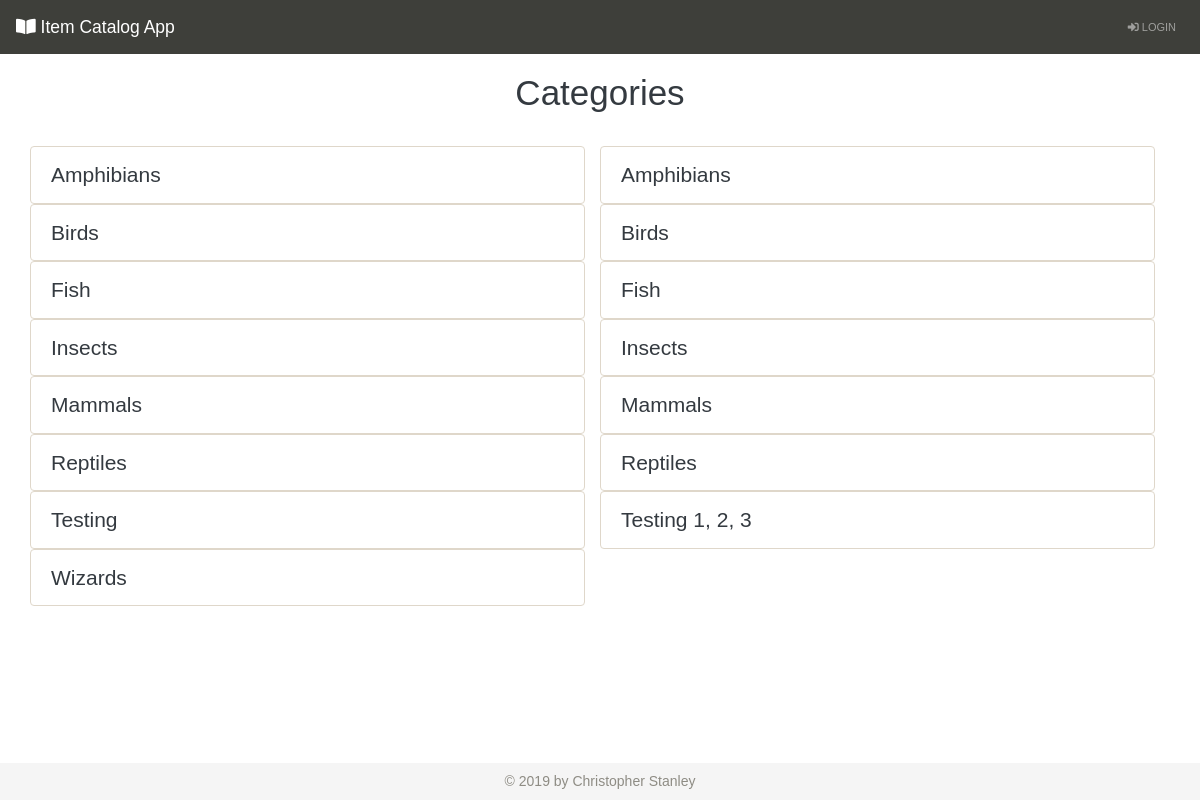
The page /categories/ on the database as committed earlier.
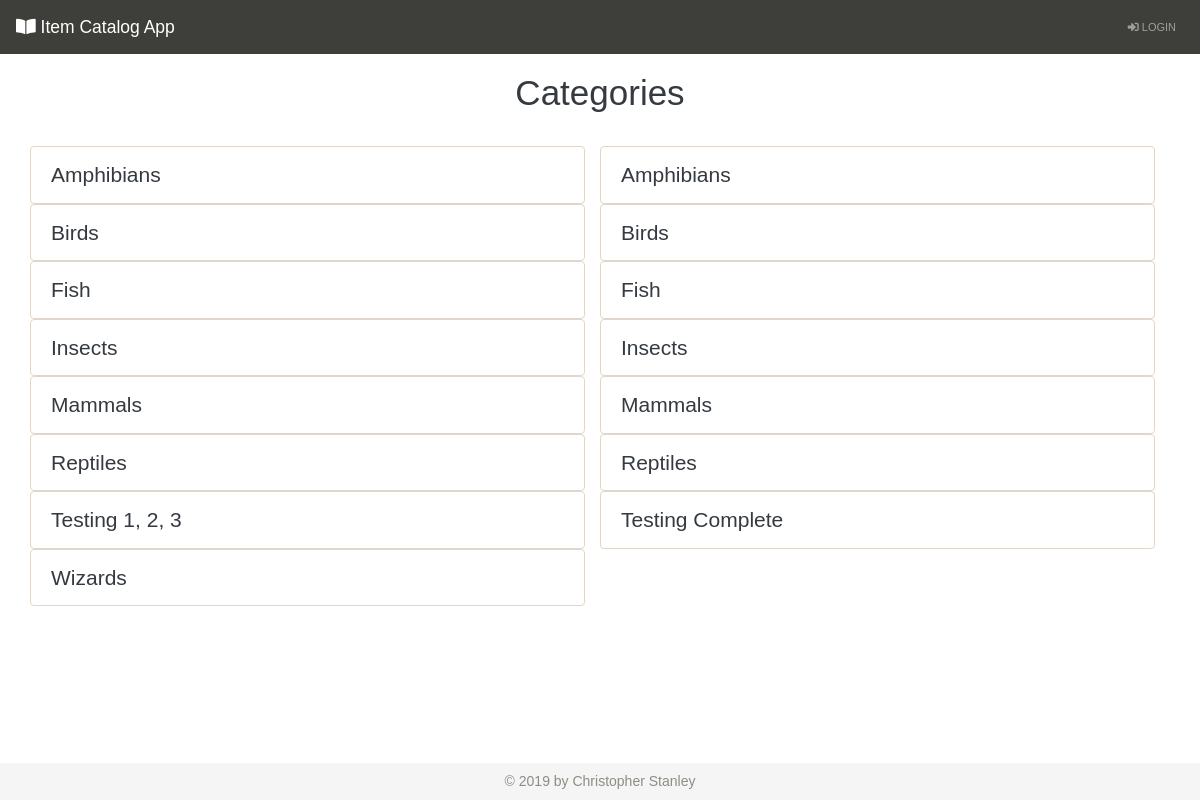
The same page on the database as committed later.
### database_setup.py (models this page shows, shortened)
class Category(Base):
    __tablename__ = 'category'
    name = Column(String(80), nullable = False)
    id = Column(Integer, primary_key = True)
    user_id = Column(Integer, ForeignKey('user.id'))
    user = relationship(User)

### project.py (the view)
@app.route('/')
@app.route('/categories/')
def showCategories():
    categories = session.query(Category).order_by(Category.name)
    if 'username' not in login_session:
        return render_template('publiccategories.html', categories = categories)
    else:
        user = getUserInfo(login_session['user_id'])
        return render_template('categories.html', categories = categories, user = user)

### templates/publiccategories.html (shortened to what this page needs)
{% extends "base.html" %}
{% block content %}
<div class="row">
    <div class="col-12">
        <h1 class="text-center">Categories</h1>
    </div>
</div>
<div class="row mt-4">
    {% for i in categories %}
    <div class="col-md-6 col-12 list-group">
        <a class="list-group-item list-group-item-action" id="list-{{i.name}}-list" href={{ url_for('showItems', category_id = i.id) }}>{{i.name}}</a>
    </div>
    {% endfor %}
</div>
{% endblock %}

### templates/base.html (shortened to what this page needs)
<!DOCTYPE html>
<html lang="en">
<head>
    <link rel="stylesheet" href="https://bootswatch.com/4/sandstone/bootstrap.min.css">
    <link rel="stylesheet" type="text/css" href="{{ url_for('static', filename='styles.css') }}">
    <link rel="stylesheet" href="https://use.fontawesome.com/releases/v5.8.1/css/all.css">
</head>
<body id="body">
    <div class="d-flex flex-column h-100">
        <header>
            <nav class="navbar navbar-expand-lg navbar-dark bg-primary">
                <a class="navbar-brand" href="{{ url_for('showCategories')}}"><i class="fas fa-book-open"></i> Item Catalog App</a>
                <div class="collapse navbar-collapse justify-content-end" id="collapsibleNavbar">
                    <ul class="navbar-nav d-flex align-items-center">
                        {% if 'username' not in session %}
                        <li class="nav-item">
                            <a class="nav-link" href="{{ url_for('showLogin') }}"><i class="fas fa-sign-in-alt"></i> Login</a>
                        </li>
                        {% else %}
                        {% block nav %}{% endblock %}
                        <li class="nav-item">
                            <a class="nav-link" href="{{ url_for('disconnect') }}"><i class="fas fa-sign-out-alt"></i> Logout</a>
                        </li>
                        {% endif %}
                    </ul>
                </div>
            </nav>
        </header>
        <main>
            <div id="content" class="container mt-2">{% block content %}{% endblock %}</div>
        </main>
        <footer id="footer" class="footer mt-auto py-2">
            <div class="container text-center">
                <span class="text-muted">&copy; 2019 by Christopher Stanley</span>
            </div>
        </footer>
    </div>
</body>
</html>

### static/styles.css (style rules this page uses)
html #body { font-family: 'Concert One', sans-serif; color: #343a40; height: 100vh; }
nav { margin-bottom: 10px; }
.footer { background-color: #f5f5f5; }
.list-group a { text-decoration: none; color: #343a40; font-size: 1.5em; }

Rows that differ between the two databases and show on the page:
shown differently, row unchanged: Category "Testing 1, 2, 3": moves up the list
changed Category: name "Testing" → "Testing Complete"
